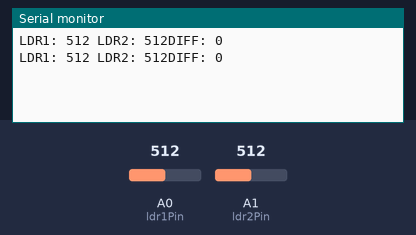
A sketch run on a simulated Arduino Uno, built with avr-gcc and run on an emulated ATmega328P. Parts: the last lines printed to the serial monitor. The test bench sets the inputs (shaded band); at power-on: A0 (ldr1Pin) = 512, A1 (ldr2Pin) = 512.

Above: at 1.8 s.
1.9 s: A0 (ldr1Pin) set to 716
At 2.8 s:
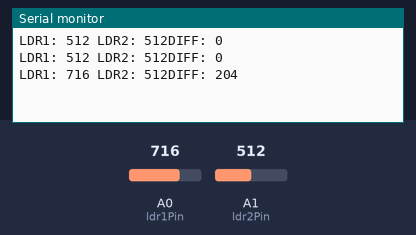
3.4 s: A1 (ldr2Pin) set to 716
At 4.4 s:
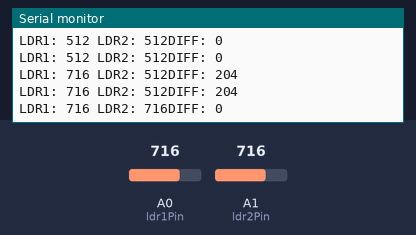
4.9 s: A0 (ldr1Pin) set to 900
At 5.8 s:
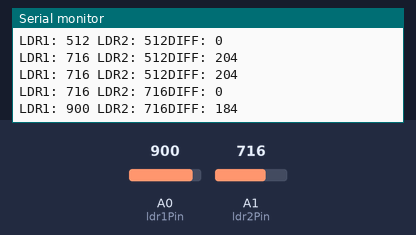
6.4 s: A1 (ldr2Pin) set to 900
At 7.8 s:
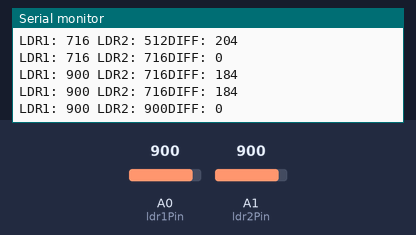
Timing chart, 0 to 8.9 s (numbered marks = the images above; inputs shaded):
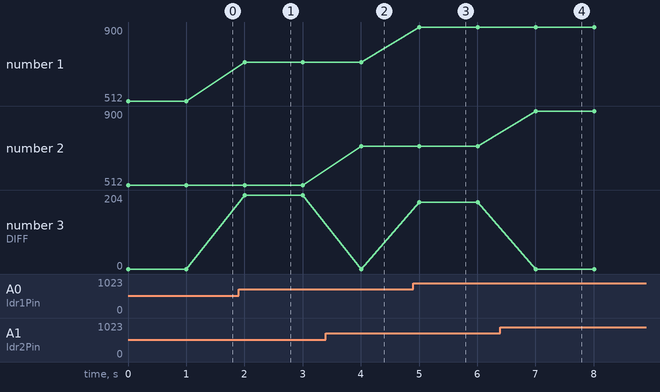

Measured:
- after the input at 1.9 s, the serial monitor: prints a new line after 0.10 s (image 1)
- after the input at 3.4 s, the serial monitor: prints a new line after 0.60 s (image 2)
- after the input at 4.9 s, the serial monitor: prints a new line after 0.10 s (image 3)
- after the input at 6.4 s, the serial monitor: prints a new line after 0.61 s (image 4)
- plotted number 1: 512 → 716 after the input at 1.9 s, 716 → 900 after the input at 4.9 s
- plotted number 3: 0 → 204 after the input at 1.9 s, 0 → 184 after the input at 4.9 s

The sketch:

test.ino
```cpp
// SolarTracker test program
//
//           PhotoR     10K
// +5    o---/\/\/--.--/\/\/---o GND
//                  |
// Pin 0 o-----------
//
//            PhotoR     10K
// +5    o---/\/\/--.--/\/\/---o GND
//                  |
// Pin 1 o-----------
//


int ldr1Pin = 0;
int ldr2Pin = 1;
int ldr1Value = 0;
int ldr2Value = 0;

void setup() {
  Serial.begin(9600);
}

void loop() {
  ldr1Value = analogRead(ldr1Pin);
  ldr2Value = analogRead(ldr2Pin);
  Serial.print("LDR1: ");
  Serial.print(ldr1Value);
  Serial.print(" LDR2: ");
  Serial.print(ldr2Value);
  Serial.print("DIFF: ");
  Serial.println(ldr1Value - ldr2Value);

  delay(1000);
}
```
